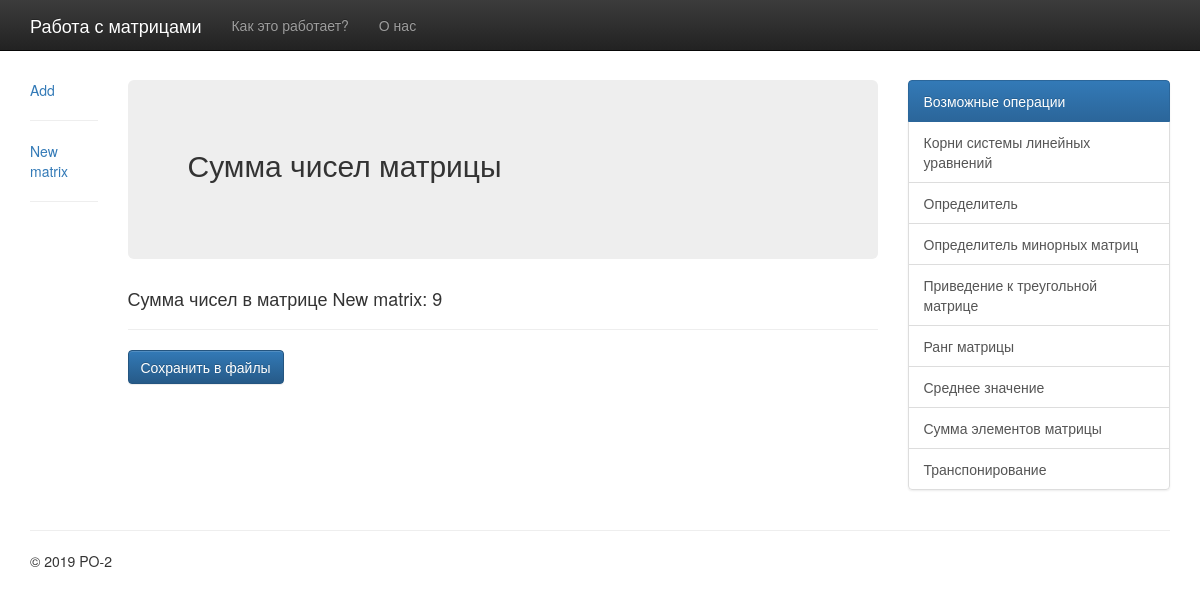
/sum_elements/, run on an earlier commit of the app's database.
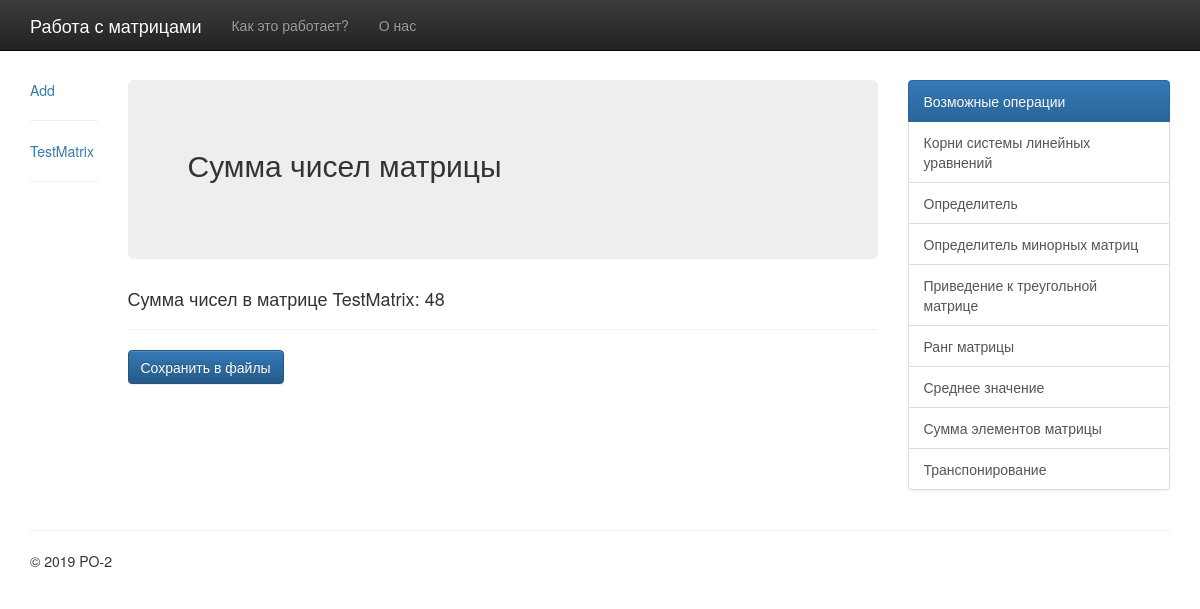
And on a later commit of the database.
### matrix/models.py (models this page shows, shortened)
class Matrix(models.Model):
    name = models.CharField(max_length=25, default="New matrix")
    rows = models.PositiveIntegerField(default=0)
    columns = models.PositiveIntegerField(default=0)
    values = models.TextField()
    file = models.FileField()
    def matrix(self):
        array = make_array(self.values)
        return array
    def sum_elements(self):
        return np.sum(np.array(make_array(self.values)))

### matrix/views.py (the view)
# urls.py: path('sum_elements/', SumElementsMatrixView.as_view(), name='sum_elements'),
class SumElementsMatrixView(ListView):
    model = Matrix
    template_name = 'sum_elements.html'

### matrix/models.py (called while the page is built)
def make_array(string):
    lines = string.splitlines()
    array = list(map(lambda x: list(map(int, x.split())), lines))
    return array

### templates/sum_elements.html
{% extends 'base.html' %}
{% block content %}
    <div class="col-sm-1">
        <div class="card"><a href="{% url 'create' %}">Add</a></div>
        <hr/>
        {% for matrix in object_list %}
            <div class="card"><a href="{% url 'detail' matrix.pk %}">{{ matrix.name }}</a></div>
            <hr/>
        {% endfor %}
    </div>
    <div class="col-sm-8">
    <div class="jumbotron">
        <h2>Сумма чисел матрицы</h2>
        <br>
    </div>
    {% for matrix in object_list %}
        <h4>Сумма чисел в матрице {{ matrix.name }}: {{ matrix.sum_elements }}</h4>
        <hr/>
    {% endfor %}
    <button class="btn btn-primary">
        <a href="{% url 'sum_in_file' %}" style="color: white; text-decoration: none">
            Сохранить в файлы
        </a>
    </button>
    </div>
{% endblock content %}

What changed in the data, as far as the page shows it:
removed Matrix: name "New matrix", sum_elements "9"
added Matrix: name "TestMatrix", sum_elements "48"
